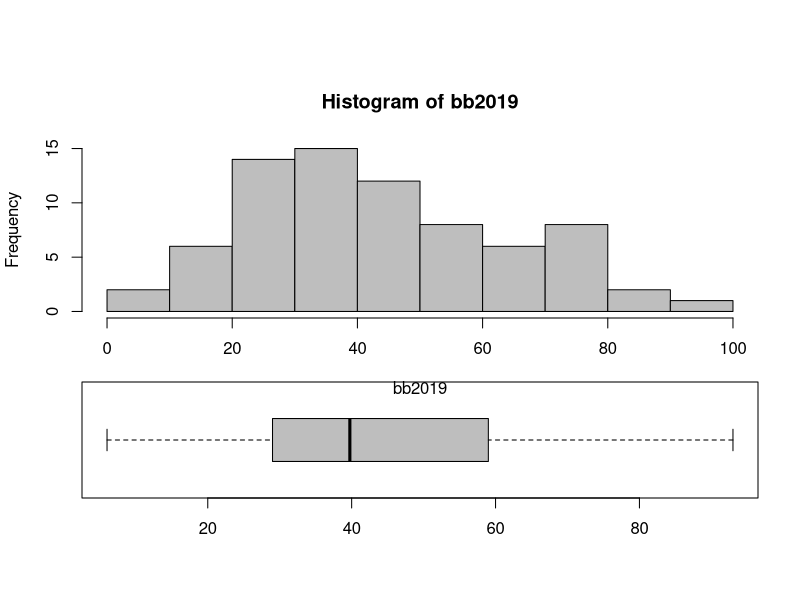

This chart was generated by the following R code:
bb2019 = c(32, 21.5, 63, 59, 79, 62, 59.5, 6, 47.5, 56,
            43, 61, 47, 59, 83.5, 71, 52.5, 79.5, 24.5, 38.5,
            46, 37.5, 13.5, 29, 47, 13, 69, 29, 33, 43,
            30, 40.5, 77, 72.5, 69, 65, 79.5, 54.5, 32.5, 10.5,
            23, 32, 30, 85, 23.5, 18.5, 23.5, 21, 30.5, 47.5,
            30.5, 93, 32.5, 28, 41.5, 43, 72.5, 50, 53.50, 30,
            19, 12.5, 57.5, 40.5, 27.5, 9.5, 34.5, 33.5, 39, 31,
            79, 31.5, 33.5, 26.5)
        
summary(bb2019)
#   Min. 1st Qu.  Median    Mean 3rd Qu.    Max. 
#   6.00   29.25   39.75   43.51   59.00   93.00 


pdf(file="bb2019.pdf")
    par(fig=c(0,1,0.3,.9), new=TRUE)
	hist(bb2019, col="grey")
    par(fig=c(0,1,0,0.5), new=TRUE)
    boxplot(bb2019, horizontal = TRUE, col="grey")